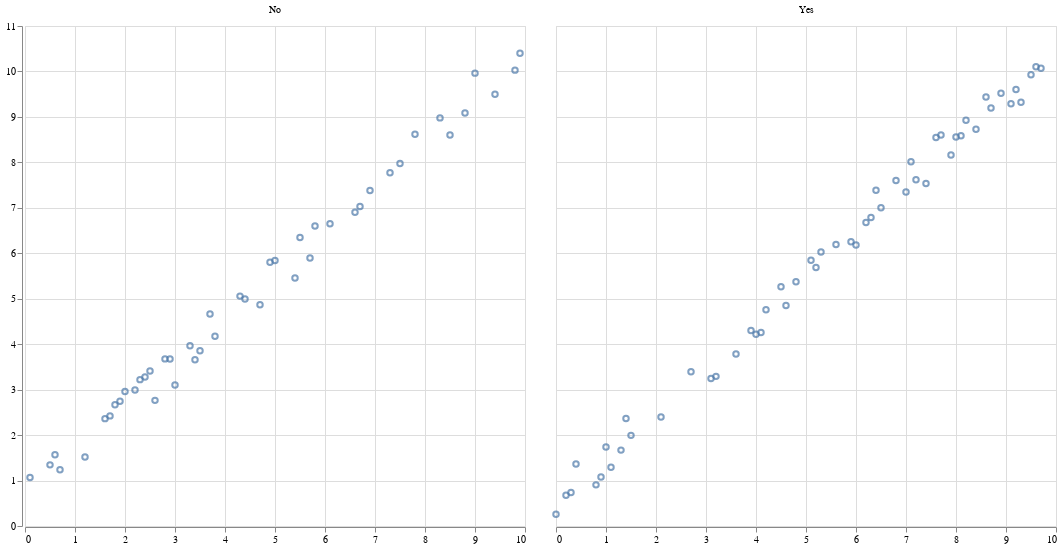

The code cell stored with this chart in its notebook:
### Markdown cell above
Ukoliko color parametar zamenimo column parametrom, VegaLite biblioteka će to shvatiti kao da želimo da se najpre izvrši grupisanje podataka na osnovu vrednosti koje se nalaze u vektoru koji se prosleđuje column parametru, a nakon toga prikaže rasuti grafik svake grupe individualno. Budući da vektor koji prosleđujemo column parametru sadrži samo dve vrednosti ("Yes" i "No"), VegaLite biblioteka će generisati dva grafika.

### Code cell
@vlplot(
    mark = :point,
    x = independent,
    y = dependent,
    column = group,
    width = 500,
    height = 500
)

### Figure 1 — Vega-Lite specification as saved in the notebook (floating-point values rounded to 4 significant figures)
{"data": {"values": [{"column": "Yes", "x": 0, "y": 0.2585}, {"column": "No", "x": 0.1, "y": 1.069}, {"column": "Yes", "x": 0.2, "y": 0.6742}, {"column": "Yes", "x": 0.3, "y": 0.7345}, {"column": "Yes", "x": 0.4, "y": 1.366}, {"column": "No", "x": 0.5, "y": 1.345}, {"column": "No", "x": 0.6, "y": 1.566}, {"column": "No", "x": 0.7, "y": 1.237}, {"column": "Yes", "x": 0.8, "y": 0.9048}, {"column": "Yes", "x": 0.9, "y": 1.077}, {"column": "Yes", "x": 1, "y": 1.74}, {"column": "Yes", "x": 1.1, "y": 1.292}, {"column": "No", "x": 1.2, "y": 1.518}, {"column": "Yes", "x": 1.3, "y": 1.669}, {"column": "Yes", "x": 1.4, "y": 2.365}, {"column": "Yes", "x": 1.5, "y": 1.994}, {"column": "No", "x": 1.6, "y": 2.362}, {"column": "No", "x": 1.7, "y": 2.423}, {"column": "No", "x": 1.8, "y": 2.67}, {"column": "No", "x": 1.9, "y": 2.746}, {"column": "No", "x": 2, "y": 2.96}, {"column": "Yes", "x": 2.1, "y": 2.399}, {"column": "No", "x": 2.2, "y": 2.992}, {"column": "No", "x": 2.3, "y": 3.22}, {"column": "No", "x": 2.4, "y": 3.279}, {"column": "No", "x": 2.5, "y": 3.408}, {"column": "No", "x": 2.6, "y": 2.764}, {"column": "Yes", "x": 2.7, "y": 3.394}, {"column": "No", "x": 2.8, "y": 3.677}, {"column": "No", "x": 2.9, "y": 3.674}, {"column": "No", "x": 3, "y": 3.101}, {"column": "Yes", "x": 3.1, "y": 3.246}, {"column": "Yes", "x": 3.2, "y": 3.292}, {"column": "No", "x": 3.3, "y": 3.965}, {"column": "No", "x": 3.4, "y": 3.66}, {"column": "No", "x": 3.5, "y": 3.856}, {"column": "Yes", "x": 3.6, "y": 3.785}, {"column": "No", "x": 3.7, "y": 4.663}, {"column": "No", "x": 3.8, "y": 4.176}, {"column": "Yes", "x": 3.9, "y": 4.302}, {"column": "Yes", "x": 4, "y": 4.216}, {"column": "Yes", "x": 4.1, "y": 4.259}, {"column": "Yes", "x": 4.2, "y": 4.758}, {"column": "No", "x": 4.3, "y": 5.057}, {"column": "No", "x": 4.4, "y": 4.992}, {"column": "Yes", "x": 4.5, "y": 5.266}, {"column": "Yes", "x": 4.6, "y": 4.85}, {"column": "No", "x": 4.7, "y": 4.868}, {"column": "Yes", "x": 4.8, "y": 5.372}, {"column": "No", "x": 4.9, "y": 5.801}, {"column": "No", "x": 5, "y": 5.843}, {"column": "Yes", "x": 5.1, "y": 5.846}, {"column": "Yes", "x": 5.2, "y": 5.685}, {"column": "Yes", "x": 5.3, "y": 6.028}, {"column": "No", "x": 5.4, "y": 5.457}, {"column": "No", "x": 5.5, "y": 6.348}, {"column": "Yes", "x": 5.6, "y": 6.192}, {"column": "No", "x": 5.7, "y": 5.896}, {"column": "No", "x": 5.8, "y": 6.599}, {"column": "Yes", "x": 5.9, "y": 6.254}, {"column": "Yes", "x": 6, "y": 6.18}, {"column": "No", "x": 6.1, "y": 6.649}, {"column": "Yes", "x": 6.2, "y": 6.679}, {"column": "Yes", "x": 6.3, "y": 6.785}, {"column": "Yes", "x": 6.4, "y": 7.385}, {"column": "Yes", "x": 6.5, "y": 6.999}, {"column": "No", "x": 6.6, "y": 6.903}, {"column": "No", "x": 6.7, "y": 7.028}, {"column": "Yes", "x": 6.8, "y": 7.603}, {"column": "No", "x": 6.9, "y": 7.379}, {"column": "Yes", "x": 7, "y": 7.346}, {"column": "Yes", "x": 7.1, "y": 8.015}, {"column": "Yes", "x": 7.2, "y": 7.616}, {"column": "No", "x": 7.3, "y": 7.771}, {"column": "Yes", "x": 7.4, "y": 7.534}, {"column": "No", "x": 7.5, "y": 7.974}, {"column": "Yes", "x": 7.6, "y": 8.549}, {"column": "Yes", "x": 7.7, "y": 8.603}, {"column": "No", "x": 7.8, "y": 8.616}, {"column": "Yes", "x": 7.9, "y": 8.162}, {"column": "Yes", "x": 8, "y": 8.559}, {"column": "Yes", "x": 8.1, "y": 8.583}, {"column": "Yes", "x": 8.2, "y": 8.924}, {"column": "No", "x": 8.3, "y": 8.979}, {"column": "Yes", "x": 8.4, "y": 8.73}, {"column": "No", "x": 8.5, "y": 8.603}, {"column": "Yes", "x": 8.6, "y": 9.44}, {"column": "Yes", "x": 8.7, "y": 9.195}, {"column": "No", "x": 8.8, "y": 9.085}, {"column": "Yes", "x": 8.9, "y": 9.521}, {"column": "No", "x": 9, "y": 9.963}, {"column": "Yes", "x": 9.1, "y": 9.29}, {"column": "Yes", "x": 9.2, "y": 9.604}, {"column": "Yes", "x": 9.3, "y": 9.324}, {"column": "No", "x": 9.4, "y": 9.5}, {"column": "Yes", "x": 9.5, "y": 9.925}, {"column": "Yes", "x": 9.6, "y": 10.1}, {"column": "Yes", "x": 9.7, "y": 10.07}, {"column": "No", "x": 9.8, "y": 10.03}, {"column": "No", "x": 9.9, "y": 10.4}]}, "encoding": {"column": {"field": "column", "title": null, "type": "nominal"}, "x": {"field": "x", "title": null, "type": "quantitative"}, "y": {"field": "y", "title": null, "type": "quantitative"}}, "height": 500, "mark": "point", "width": 500}
